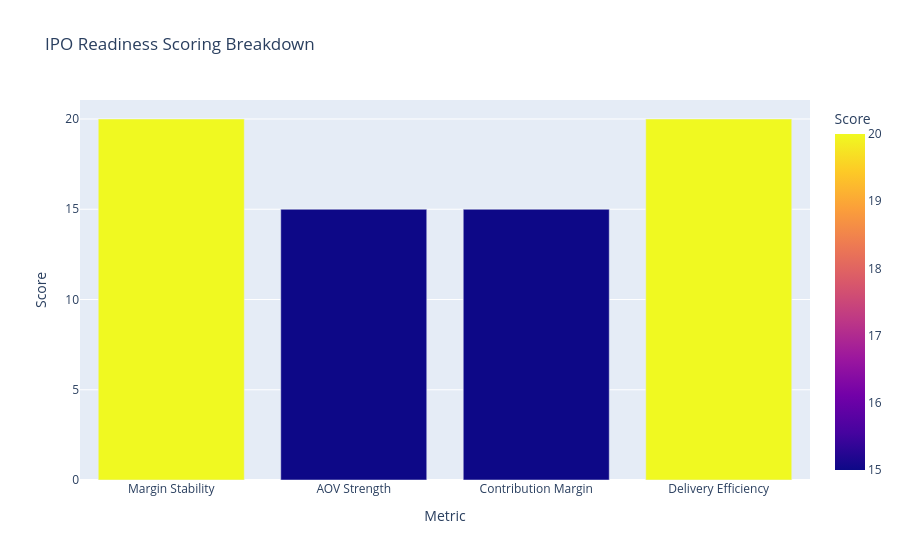

Notebook code for this chart:
### Code cell
readiness_df = pd.DataFrame({

    "Metric": [
        "Margin Stability",
        "AOV Strength",
        "Contribution Margin",
        "Delivery Efficiency"
    ],

    "Score": [
        30 if margin_stability > 70 else 20,

        25 if average_order_value > 500 else 15,

        25 if average_margin > 20 else 15,

        20 if average_delivery_time < 20 else 10
    ]
})

fig = px.bar(

    readiness_df,

    x="Metric",

    y="Score",

    color="Score",

    title="IPO Readiness Scoring Breakdown"

)

fig.show()

### Figure 1 — Plotly figure (JSON) as saved in the notebook; plotly's stock layout.template omitted (floating-point values rounded to 4 significant figures)
{"data": [{"hovertemplate": "Metric=%{x}<br>Score=%{marker.color}<extra></extra>", "legendgroup": "", "marker": {"color": [20, 15, 15, 20], "coloraxis": "coloraxis", "pattern": {"shape": ""}}, "name": "", "orientation": "v", "showlegend": false, "textposition": "auto", "type": "bar", "x": ["Margin Stability", "AOV Strength", "Contribution Margin", "Delivery Efficiency"], "xaxis": "x", "y": [20, 15, 15, 20], "yaxis": "y"}], "layout": {"barmode": "relative", "coloraxis": {"colorbar": {"title": {"text": "Score"}}, "colorscale": [[0, "#0d0887"], [0.1111, "#46039f"], [0.2222, "#7201a8"], [0.3333, "#9c179e"], [0.4444, "#bd3786"], [0.5556, "#d8576b"], [0.6667, "#ed7953"], [0.7778, "#fb9f3a"], [0.8889, "#fdca26"], [1, "#f0f921"]]}, "legend": {"tracegroupgap": 0}, "title": {"text": "IPO Readiness Scoring Breakdown"}, "xaxis": {"anchor": "y", "domain": [0, 1], "title": {"text": "Metric"}}, "yaxis": {"anchor": "x", "domain": [0, 1], "title": {"text": "Score"}}}}
